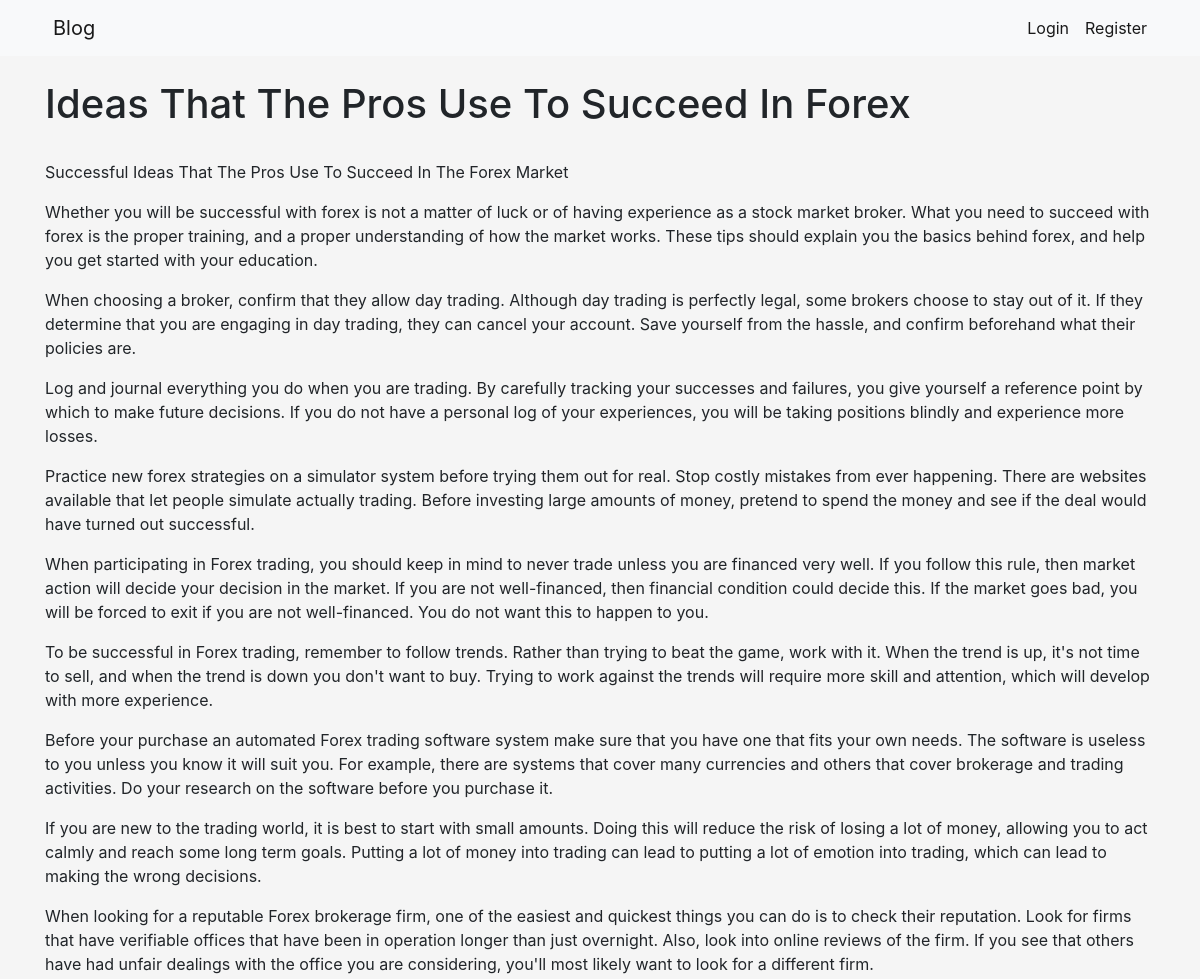
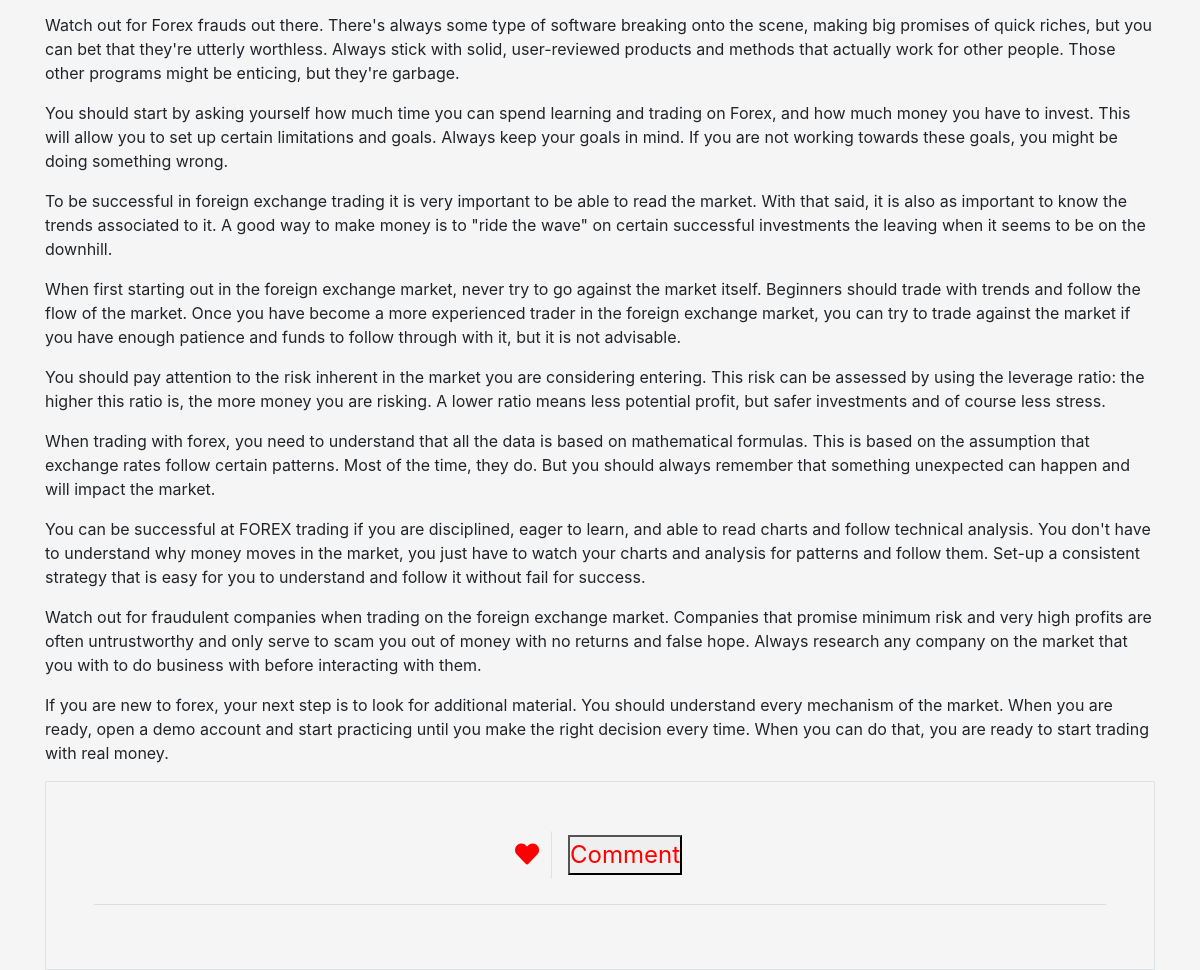
Page /post/ideas-that-the-pros-use-to-succeed-in-forex/ on the committed database (2 pictures, top to bottom).
### zuri/models.py (models this page shows, shortened)
class Post(models.Model):
    category = models.ForeignKey('Category', related_name='post', on_delete=models.CASCADE)
    title = models.CharField(max_length=50, unique=True)
    display_title = models.CharField(max_length=50, editable=False)
    author = models.ForeignKey('CustomUser', on_delete=models.CASCADE, validators=[author_validation, ],
                               related_name='post_author',  null=True)  #
    body = RichTextField()
    approved = models.BooleanField(default=False, )  #
    approved_by = models.ForeignKey('CustomUser', on_delete=models.CASCADE, validators=[approved_by_validation, ],
                                    related_name='post_approved_by', blank=True, null=True)  #
    published = models.BooleanField(default=False, )
    draft = models.BooleanField(default=False)  #
    liked_post = models.BooleanField(default=False)
    created_on = models.DateTimeField(auto_now_add=True)
    last_modified = models.DateTimeField(auto_now=True)
    slug = models.SlugField(blank=True, editable=False)
    def __str__(self):
        return self.display_title

### zuri/views.py (the view, shortened to what this page needs)
# urls.py: path('post/<post_slug>/', views.post, name="post"),
def post(request, post_slug):
    post = get_object_or_404(Post, slug=post_slug, published=True, draft=False)
    category = Category.objects.get(post__slug=post_slug)
    form = CommentForm()
    context = {
        'post': post,
        'category': category,
        'form': form
    }
    return render(request, 'blog/post.html', context)

### zuri/models.py (called while the page is built)
    def __str__(self):
        return self.display_name

### zuri_django/templates/blog/post.html (shortened to what this page needs)
<!DOCTYPE html>
{% extends "base.html" %}
{% load static %}
{% block page_content %}
    <h1>{{post}}</h1>
    <div  id="post{{ post.id }}">
        {{post.body|safe}}
        <div class="p-5 mx-auto  border " id="form">
            <div class="middle">
                <button class="btn bla mr-3  mb-2 border-right"  style="font-size:24px; color:red;" ><i class="fas fa-heart" id="like{{ message.id }}"></i></button>
                <button class=" mr-3  p-0 mb-2"  style="font-size:24px; color:red;" id="comment" >Comment</button>
            </div>
            <div class="class" >
                <hr>
            </div>
        </div>
    </div>
{% endblock %}

### zuri_django/templates/base.html (shortened to what this page needs)
<!DOCTYPE html>
{% load static %}
<html>
    <head>
        <link rel="stylesheet" href="https://maxcdn.bootstrapcdn.com/bootstrap/4.5.2/css/bootstrap.min.css">
        <link rel="stylesheet" href="{% static '/blog/css/style.css' %}">
        <link rel="stylesheet" href="https://cdnjs.cloudflare.com/ajax/libs/font-awesome/5.15.1/css/all.min.css" />
    </head>
    <nav class="navbar navbar-expand-lg fixed-top navbar-light bg-light mb-3">
        <div class="container">
            <a class="navbar-brand pr-2 pl-2" href="{% url 'home' %}" id="blog">Blog  </a>
            <div class="collapse navbar-collapse " id="navbarSupportedContent">
                <ul class="navbar-nav ml-auto ">
                    {% if not request.user.is_authenticated %}
                        <li class="nav-item active">
                            <a class="nav-link " href="{% url 'sign_in' %}">Login</a>
                        </li>
                        <li class="nav-item active ">
                            <a class="nav-link " href="{% url 'register' %}">Register</a>
                        </li>
                    {% elif request.user.is_author %}
                        <li class="nav-item active">
                            <a class="nav-link" href="{% url 'articles_factory' %}" id="articles">Articles Factory</a>
                        </li>
                    {% endif %}
                </ul>
            </div>
        </div>
    </nav>
    <div class="container" style="margin-top:80px">
       {% block page_content %}{% endblock %}
    </div>
</html>

### zuri/static/blog/css/style.css (style rules this page uses)
.middle { display: flex; justify-content: center; align-items: center; }

### rows in the picture
Post: display_title "Ideas That The Pros Use To Succeed In Forex", body "Successful Ideas That The Pros Use To Succeed In The Forex Market Whether you will be successful with forex is not a matter of luck or of having experience as a stock market broker. What you need to succeed with forex is the proper training, and a proper understanding of how the market works. These tips should explain you the basics behind forex, and help you get started with your education. When choosing a broker, confirm that they allow day trading. Although day trading is perfectly legal, some brokers choose to stay out of it. If they determine that you are engaging in day trading, they can cancel your account. Save yourself from the hassle, and confirm beforehand what their policies…"
